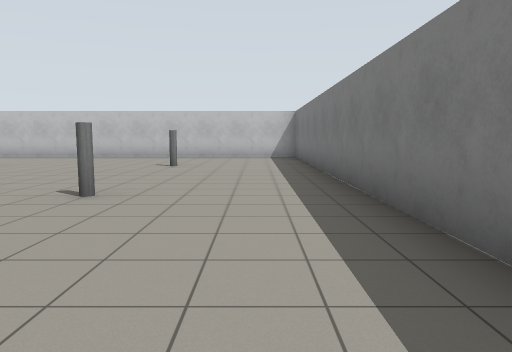
view 1 (above)

21 first-person views from a walk through a Gazebo world. The camera is 1.2 m above the floor, tilts 6° down and sees 70° across. The floor is counted in squares, 2 m on a side. Each view is taken from the middle of a square. On the plan, view 1 faces up. The plan holds only what a view shows up to about 10 squares ahead; the rest is blank. Simple shapes stand in for some stock models. Some surface patterns are stand-ins.

view 2
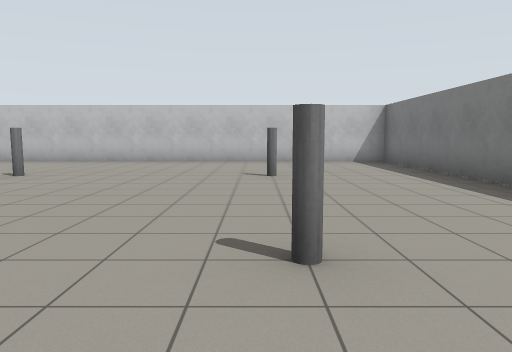

view 3
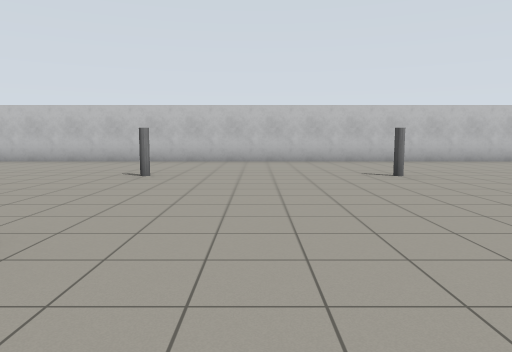

view 4
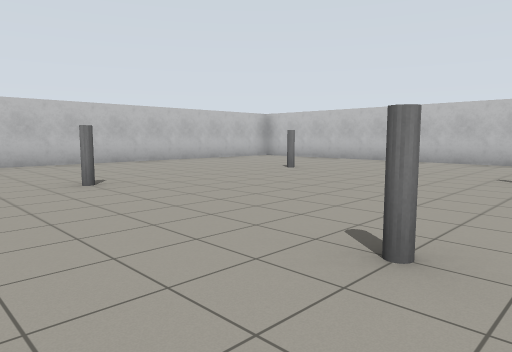

view 5
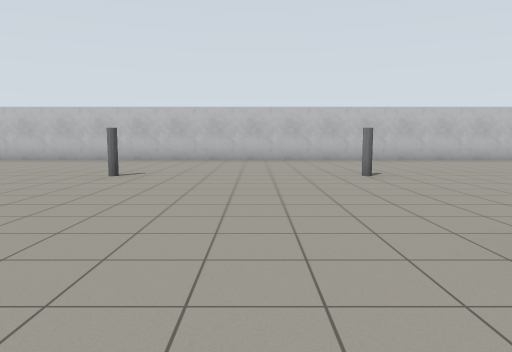

view 6
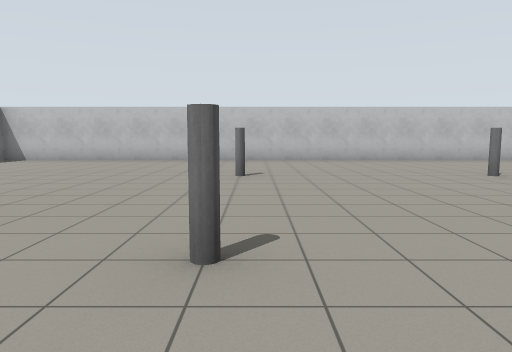

view 7
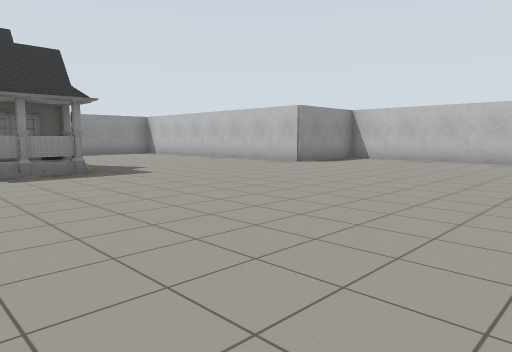

view 8
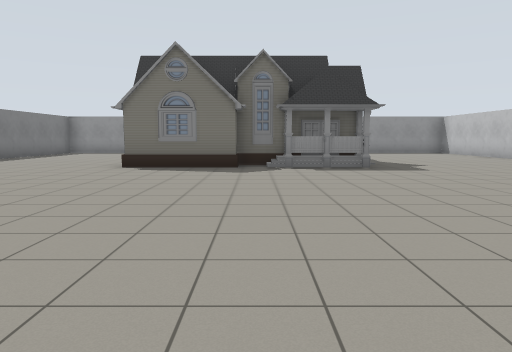

view 9
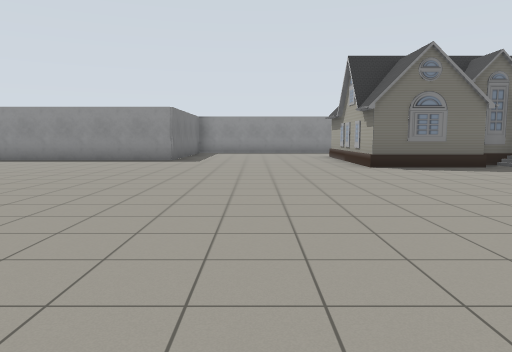

view 10
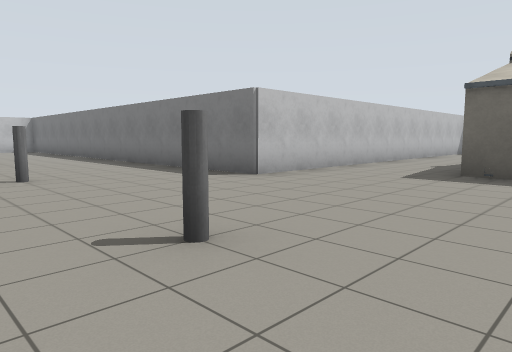

view 11
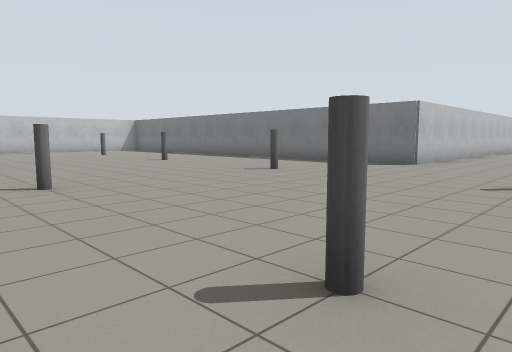

view 12
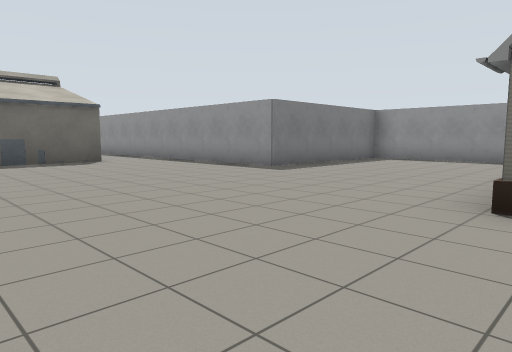

view 13
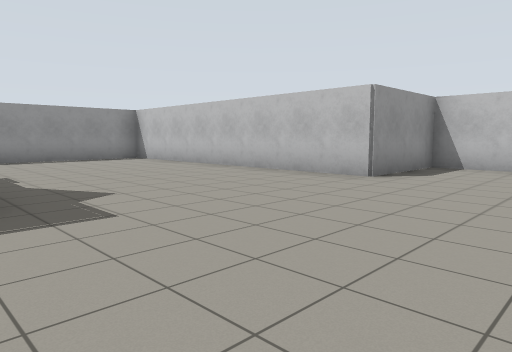

view 14
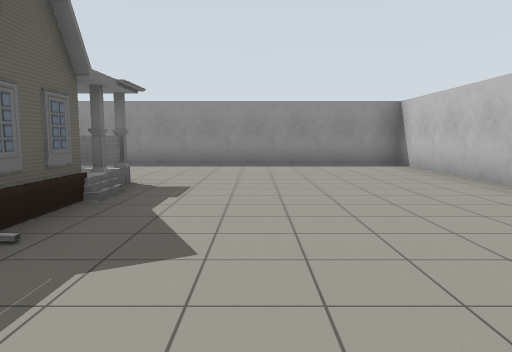

view 15
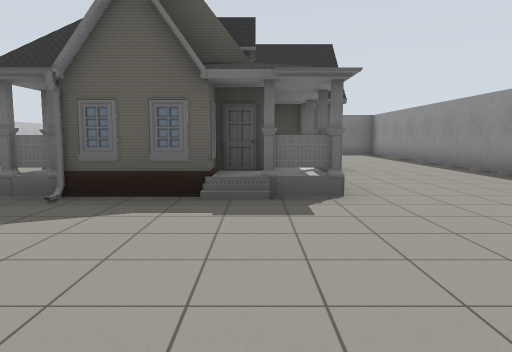

view 16
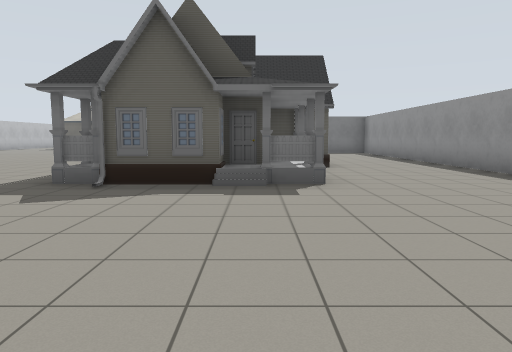

view 17
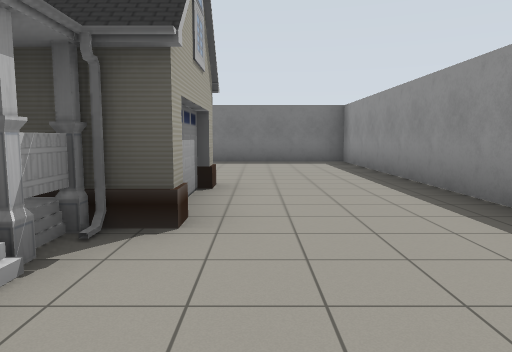

view 18
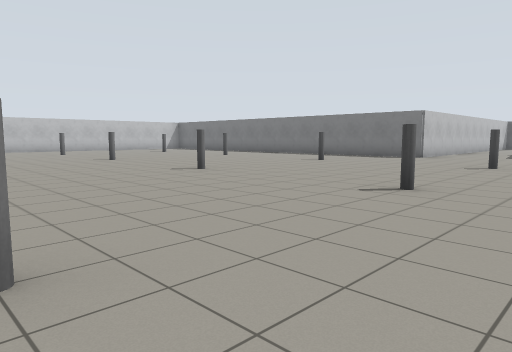

view 19
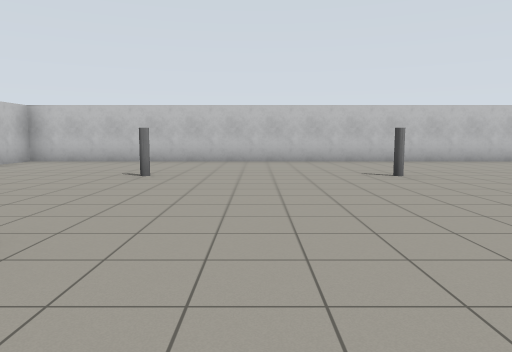

view 20
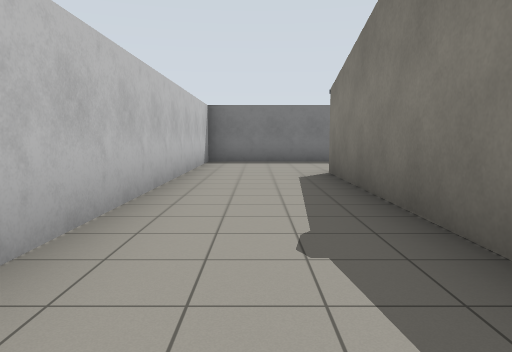

view 21
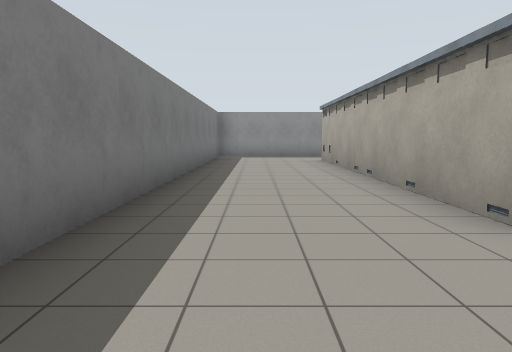

### Floor plan
Points are (right, up) in squares from view 1. A wall is a line through its corners. A room is listed if a view was taken in it or the views show most of it. See-through windows are left out.
Room 1 (views 1, 2, 3, 4, 5, 6, 7, 8, 9, 10, 11, 12, 13, 14, 15, 16, 17, 18, 19, 20, 21)
walls: (12.2, -12.1) (12.2, -1.8) (1.2, -1.8) (1.2, 11.2) (-17.7, 11.2) (-17.7, -10.7) (-15.2, -10.7) (-15.2, -18.2) (-0.8, -18.2) (-0.8, -13.7) (3.9, -13.7)
objects: grey pole (-14, -4); grey pole (-14, 0); grey pole (-14, 4); grey pole (-14, 8); house (-10, -15) to (-6, -12); grey pole (-10, -4); grey pole (-10, 4); grey pole (-10, 8); grey pole (-6, -4); grey pole (-6, 0); grey pole (-6, 4); grey pole (-6, 8); grey pole (-2, -4); grey pole (-2, 0); grey pole (-2, 4); grey pole (-2, 8); house (9, -11) to (9, -5)

Where each view was taken, in squares from view 1:
view 1: 0 up, 0 right, facing up
view 2: 2 up, 2 left, facing up
view 3: 2 up, 8 left, facing up
view 4: 2 up, 9 left, facing up-left
view 5: 2 up, 8 left, facing left
view 6: 4 down, 8 left, facing left
view 7: 5 down, 8 left, facing down-left
view 8: 4 down, 8 left, facing down
view 9: 4 down, 3 left, facing down
view 10: 6 down, 3 left, facing up-right
view 11: 5 down, 7 left, facing up-right
view 12: 8 down, 6 left, facing down-right
view 13: 8 down, 10 left, facing down-left
view 14: 10 down, 12 left, facing down
view 15: 14 down, 14 left, facing right
view 16: 14 down, 15 left, facing right
view 17: 16 down, 10 left, facing right
view 18: 6 down, 10 left, facing up-right
view 19: 2 up, 12 left, facing up
view 20: 3 down, 3 right, facing right
view 21: 2 down, 11 right, facing down
